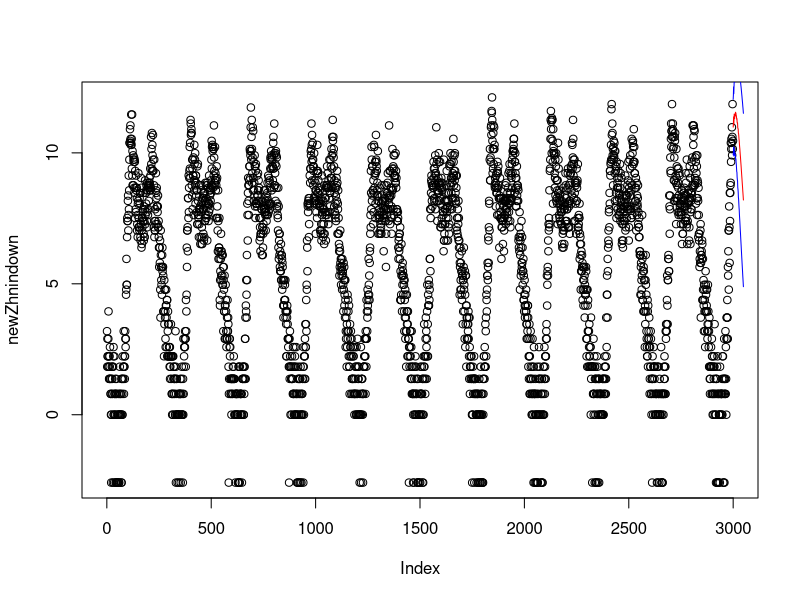

R code for this plot: (Note: this script raises an error after producing the figure.)
# car包的box-cox变换
print("car包的box-cox变换");

# 载入car包 用于box-cox变换
library(car);

# 获取数据
data <- read.csv("donglianin.csv");

# 抽样　由excel图标得　4300到7300的数据相对稳定
sample <- subset(data, id > 4300 & id < 7300);

# 抽样　建立一元回归　抽样中华南入市下桥路口数据,因为(参考)[http://bbs.pinggu.org/thread-2741562-1-1.html]所说，数据不能有零，所以加上１偏移
zhonghnanindown <- sample$zhonghnanindown;
moveZhnindown <- sample$zhonghnanindown + 1;

# 获取lamda准备进行box-cox变换　为　正态/伽马　分布
summary(p1 <- powerTransform(moveZhnindown));
#-----------------------

# bcPower Transformation to Normality 
#               Est Power Rounded Pwr Wald Lwr Bnd Wald Upr Bnd
# moveZhnindown    0.3858        0.39       0.3487        0.423

# Likelihood ratio test that transformation parameter is equal to 0
#  (log transformation)
#                            LRT df       pval
# LR test, lambda = (0) 448.6252  1 < 2.22e-16

# Likelihood ratio test that no transformation is needed
#                            LRT df       pval
# LR test, lambda = (1) 916.3945  1 < 2.22e-16

#------------------------

# 得到lamda值为0.3858,p值为0.39，然后进行box-cox变换——公式：(y^λ-1)/λ  λ≠0
newZhnindown <- (I(zhonghnanindown^0.3858-1)/0.3858);

# 变换完数据集，进行自回归建模（TODO. 可以校验一下正态性），(自回归建模参考)[http://blog.fens.me/r-ar/]
# 使用ar函数默认的yule-walker方法进行参数估计
a<-ar(newZhnindown)
# -----------------------

# Call:
# ar(x = newZhnindown)

# Coefficients:
#       1        2        3        4        5        6        7        8  
#  0.2856   0.2147   0.1553   0.1463   0.1017   0.0492   0.0268   0.0713  
#       9       10       11       12       13       14       15       16  
#  0.0536  -0.0221  -0.0117   0.0426  -0.0410   0.0056  -0.0260   0.0109  
#      17       18       19       20       21       22       23       24  
# -0.0165   0.0352  -0.0420  -0.0123  -0.0038  -0.0025  -0.0113   0.0450  
#      25       26       27       28  
# -0.0294  -0.0310   0.0104  -0.0458  

# Order selected 28  sigma^2 estimated as  1.121

#-------------------------


# 使用predict函数进行模型预测
# 生成50个预测值 
tsp<-predict(a,n.ahead=50L)
#-------------------------

# $pred
# Time Series:
# Start = 3000 
# End = 3049 
# Frequency = 1 
#  [1] 10.984058 11.090837 11.375280 11.068381 11.261413 11.482649 11.353837
#  [8] 11.303862 11.473346 11.460151 11.429016 11.549893 11.411719 11.525515
# [15] 11.443431 11.422727 11.356580 11.273923 11.308299 11.171059 11.134529
# [22] 11.145582 10.947574 10.940129 10.895464 10.745846 10.733443 10.628885
# [29] 10.519076 10.455944 10.325950 10.234573 10.146498 10.031976  9.918139
# [36]  9.829721  9.707250  9.596979  9.489302  9.367548  9.254540  9.135571
# [43]  9.025676  8.901383  8.788789  8.677785  8.547479  8.439502  8.323825
# [50]  8.199141

# $se
# Time Series:
# Start = 3000 
# End = 3049 
# Frequency = 1 
#  [1] 1.058710 1.101035 1.144843 1.188421 1.241818 1.296325 1.345854 1.393389
#  [9] 1.456061 1.523336 1.576704 1.630618 1.699595 1.753089 1.814129 1.867452
# [17] 1.928819 1.985562 2.053202 2.105402 2.161735 2.218503 2.274628 2.328102
# [25] 2.393266 2.445921 2.496621 2.551286 2.595332 2.642767 2.689697 2.733606
# [33] 2.777936 2.820272 2.860948 2.900117 2.939113 2.974529 3.009931 3.043847
# [41] 3.076035 3.107266 3.137418 3.165687 3.192657 3.218842 3.243091 3.266561
# [49] 3.289146 3.310031

# ------------------------

# 把原数据画图 
plot(newZhnindown)

# 把预测值和误差画出来
lines(tsp$pred,col='red')                
lines(tsp$pred+tsp$se,col='blue')
lines(tsp$pred-tsp$se,col='blue')

# 进行自回归建模
a <- ar(newZhnindown)
# 最小二乘法，进行参数估计
b <- ar(newZhnindown,method = "ols")
# 极大似然法，进行参数估计
d <- ar(newZhnindown,method = "mle")
# 使用AR(1)模型进行预测，并保留前5个预测点。
predict(a, 10, n.ahead = 5L)
# 上面结果中，变量$pred表示预测值，变量$se为误差。
# 我可以生成可视化的图，更直观的看到预测的结果。

# 生成50个预测值
tsp <- predict(a, n.ahead = 50L)

# 把原数据画图
plot(newZhnindown)

# 把预测值和误差画出来
lines(tsp$pred, col = 'red')
lines(tsp$pred + tsp$se, col = 'blue')
lines(tsp$pred - tsp$se, col = 'blue')

# 图中，黑色线为原始数据的，红色线为预测值，蓝色线为预测值的范围。这样我们就利用AR(1)模型，实现了对规律的预测计算。




# # MASS包的box-cox变换
# print("MASS包的box-cox变换");
# # 载入ＭASS包
# library(MASS);
# # 获取数据
# data <- read.csv("donglianin.csv");
# # 抽样　由excel图标得　4300到7300的数据相对稳定
# sample <- subset(data, id > 4300 & id < 7300);
# # 抽样　建立一元回归　抽样中华南入市下桥路口数据,(参考)[https://blog.csdn.net/fitzgerald0/article/details/75212215]
# zhonghnanindown <- sample$zhonghnanindown;
# # 准备进行box-cox变换　为　正态/伽马　分布
